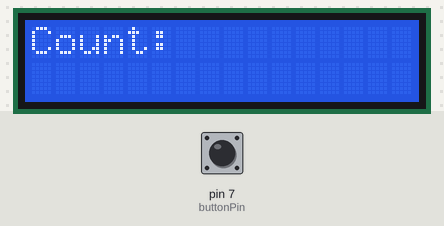
The sketch below on a simulated Arduino Uno, built with avr-gcc and run on an emulated ATmega328P. Parts: 16×2 character LCD. The test bench sets the inputs (shaded band); at power-on: pin 7 (buttonPin) LOW.

Above: at 1.2 s.
1.3 s: pin 7 (buttonPin) pulled HIGH for 0.15 s
At 2.4 s:
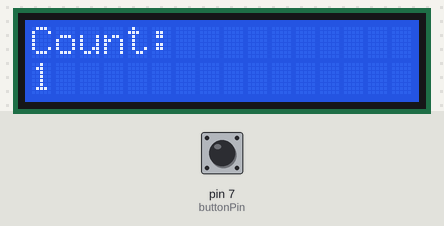
2.9 s: pin 7 (buttonPin) pulled HIGH for 1 s
At 3.6 s:
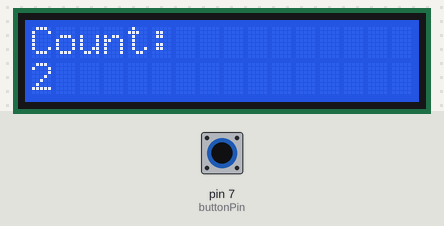
5.4 s: pin 7 (buttonPin) pulled HIGH for 0.15 s
At 6.6 s:
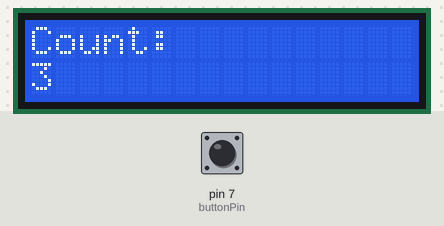
7.0 s: pin 7 (buttonPin) pulled HIGH for 1 s
At 7.9 s:
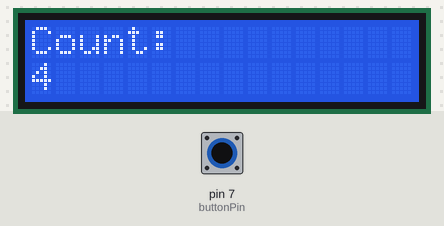
Timing chart, 0 to 10.0 s (numbered marks = the images above; inputs shaded):
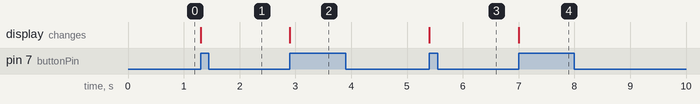

The sketch:

code.ino
```cpp
#include <LiquidCrystal.h>

LiquidCrystal lcd(12, 11, 5, 4, 3, 2);

int buttonPin = 7;
int count = 0;
int buttonState = 0;
int lastButtonState = 0;

void setup() {
  pinMode(buttonPin, INPUT);
  lcd.begin(16, 2);
  lcd.print("Count:");
}

void loop() {
  buttonState = digitalRead(buttonPin);

  if (buttonState == HIGH && lastButtonState == LOW) {
    count++;
    lcd.setCursor(0, 1);
    lcd.print(count);
    delay(200);
  }

  lastButtonState = buttonState;
}
```

Measured:
- after the input at 1.3 s, the display: changes at once (image 1)
- after the input at 2.9 s, the display: changes at once (image 2)
- after the input at 5.4 s, the display: changes at once (image 3)
- after the input at 7.0 s, the display: changes at once (image 4)
